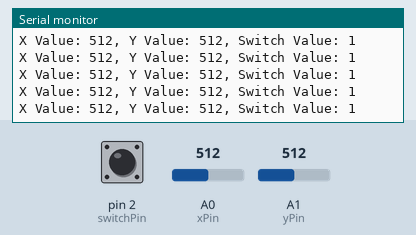
Recording of a sketch running on a simulated Arduino Uno, built with avr-gcc and run on an emulated ATmega328P. Shown: the last lines printed to the serial monitor. Inputs (shaded band) come from the test bench; at power-on: A0 (xPin) = 512, A1 (yPin) = 512, pin 2 (switchPin) HIGH.

Above: at 1.2 s.
1.3 s: A0 (xPin) set to 0
At 1.42 s:
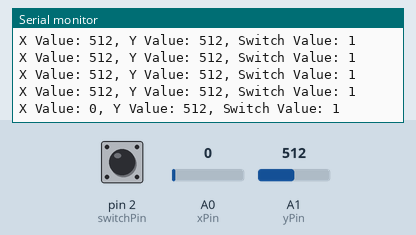
4.3 s: A1 (yPin) set to 0
At 4.34 s:
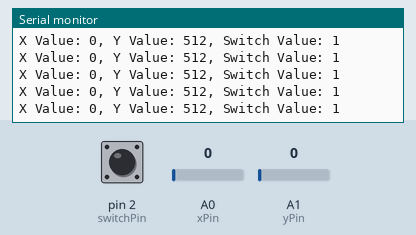
7.3 s: pin 2 (switchPin) pulled LOW for 0.15 s
At 7.46 s:
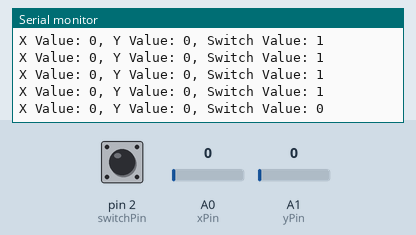
10.4 s: A0 (xPin) set to 122
At 10.48 s:
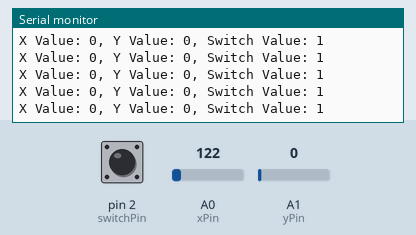
11.9 s: pin 2 (switchPin) pulled LOW for 1 s
At 12.1 s:
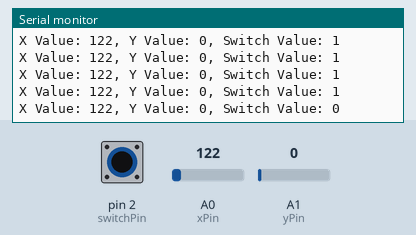
14.4 s: A1 (yPin) set to 122
At 14.41 s:
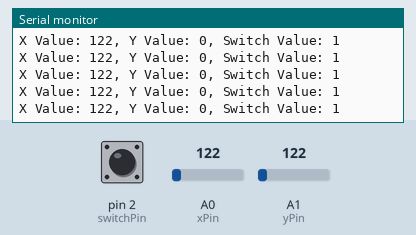
Timing chart, 0 to 17.4 s (numbered marks = the images above; inputs shaded):
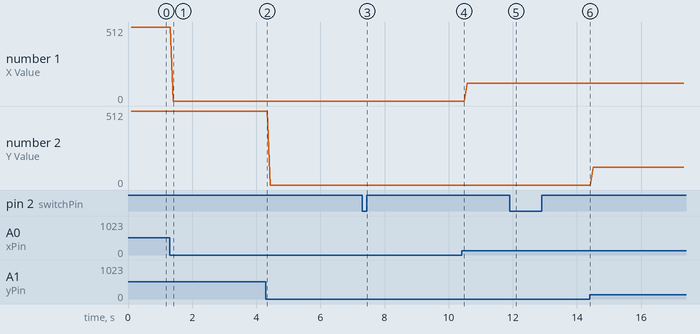

Measured:
- after the input at 1.3 s, the serial monitor: prints a new line after 0.11 s (image 1)
- after the input at 7.3 s, the serial monitor: prints a new line after 0.16 s (image 3)
- after the input at 11.9 s, the serial monitor: prints a new line after 0.19 s (image 5)
- plotted number 1: 512 → 0 after the input at 1.3 s, 0 → 122 after the input at 10.4 s

The sketch:

32_Understanding_and_Using_Joysticks_in_a_Project.ino
```cpp
int xPin = A0;
int yPin = A1;
int switchPin = 2;
int xVal;
int yVal;
int switchVal;
int delayTime = 100;

void setup() {
  // put your setup code here, to run once:
  Serial.begin(9600);
  pinMode(xPin, INPUT);
  pinMode(yPin, INPUT);
  pinMode(switchPin, INPUT);
  digitalWrite(switchPin, HIGH);
}

void loop() {
  // put your main code here, to run repeatedly:
  xVal = analogRead(xPin);
  yVal = analogRead(yPin);
  switchVal = digitalRead(switchPin);
  delay(delayTime);

  Serial.print("X Value: ");
  Serial.print(xVal);
  Serial.print(", Y Value: ");
  Serial.print(yVal);
  Serial.print(", Switch Value: ");
  Serial.print(switchVal);
  Serial.println();
}
```
